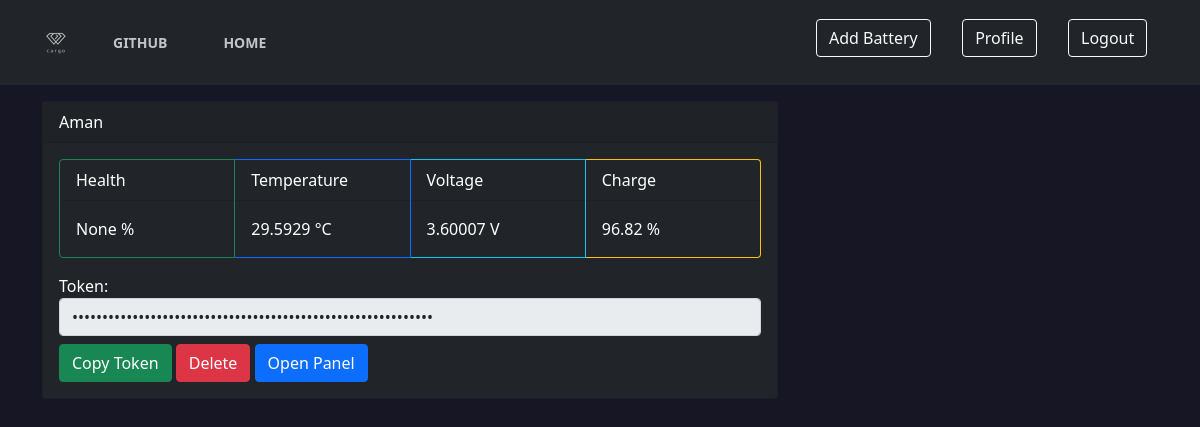
The page /home (signed in) on the database as committed earlier.
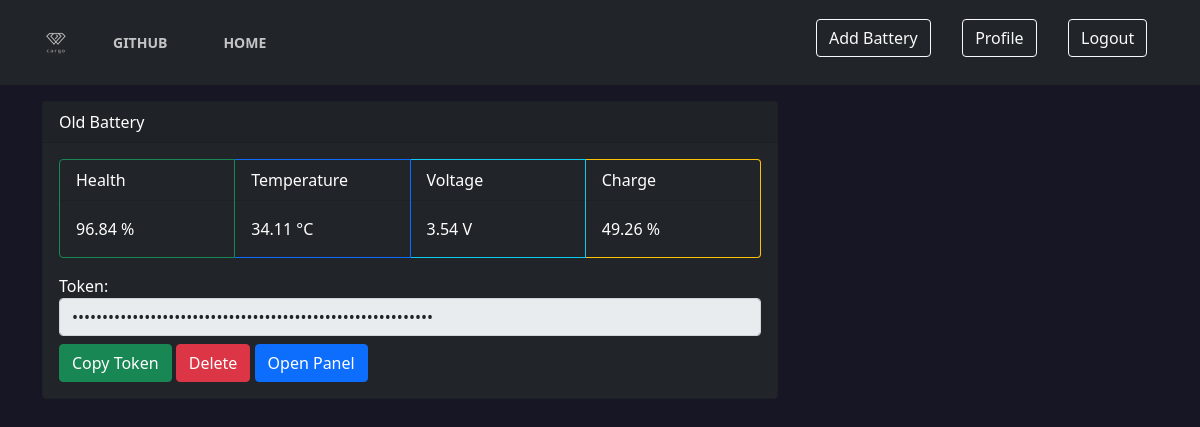
The same page on the database as committed later.
### bms/models.py (models this page shows, shortened)
class Battery(db.Model):
    id = db.Column(db.Integer, primary_key=True)
    name = db.Column(db.String(100), nullable=False)
    token = db.Column(db.String(30), unique=True, nullable=False, default=token_hex(30))
    last_health = db.Column(db.Float, nullable=True)
    last_temp = db.Column(db.Float, nullable=False, default=30)
    last_soc = db.Column(db.Float, nullable=True)
    last_voltage = db.Column(db.Float, nullable=True)
    last_time = db.Column(db.Float, nullable=True)
    user_id = db.Column(db.Integer, db.ForeignKey('user.id'), nullable=False)

### bms/routes.py (the view)
@application.route('/home', methods=['GET'])
def home():
    username = request.cookies.get('email')
    if username:
        user = User.query.filter_by(email=username).first()
        batts = Battery.query.filter_by(user_id=user.id).all()
        return render_template('home_page.html', username=username, batts=batts, title='Home')
    return redirect(url_for('login', next=request.endpoint))

### bms/templates/home_page.html (shortened to what this page needs)
{% extends "layout.html" %}
{% block content %}
{% if batts %}
    <div role="main" class="container">
        <div class="row">
        <div class="col-lg-8">
        <div>
{% for batt in batts %}
    <div class="card bg-dark text-white mb-4">
        <div class="card-header">
            {{batt.name}}
        </div>
        <div class="card-body ml-2 mr-2">
            <div class="row justify-content-center bg-transparent ">
                {% if batt.last_voltage %}
                <div class="card-group mb-3">
                  <div class="card border-success bg-transparent" style="width: 140px;">
                       <div class="card-header bg-transparent text-white">Health</div>
                       <div class="card-body text-white">{{batt.last_health}} %</div>
                  </div>
                  <div class="card border-primary bg-transparent" style="width: 140px;">
                      <div class="card-header bg-transparent text-white">Temperature</div>
                      <div class="card-body text-white">{{batt.last_temp}} °C</div>
                  </div>
                  <div class="card border-info bg-transparent" style="width: 140px;">
                      <div class="card-header bg-transparent text-white">Voltage</div>
                      <div class="card-body text-white">{{batt.last_voltage}} V</div>
                  </div>
                  <div class="card border-warning bg-transparent" style="width: 140px;">
                      <div class="card-header bg-transparent text-white">Charge</div>
                      <div class="card-body text-white">{{batt.last_soc}} %</div>
                  </div>
                </div>
                {% else %}
                  <div class="mb-3 text-white">Use this token in your Battery Management System to connect to our monitoring system.</div>
                {% endif %}
            </div>
            <div class="row d-inline">
                <h6 class="text-white d-inline">Token: </h6>
                <input type="password" class="form-control d-inline" id="{{batt.id}}" value="{{batt.token}}" readonly>
            </div>
                <div class="mt-2">
                        <div class="btn btn-success" onclick="myFunction({{batt.id}})">Copy Token</div>
                        <a class="btn btn-danger" href="/confirmdelete/{{batt.token}}">Delete</a>
                        {% if batt.last_voltage %}
                        <a class="btn btn-primary" href="/home/panel/{{batt.token}}">Open Panel</a>
                        {% endif %}
                </div>
            </div>
        </div>
    </div>
{% endfor %}
        </div>
        </div>
        </div>
    {% endif %}
{% endblock %}

### bms/templates/layout.html (shortened to what this page needs)
<!DOCTYPE html>
<html lang="en">
<head>
  <link rel="stylesheet" href="https://maxcdn.bootstrapcdn.com/font-awesome/4.5.0/css/font-awesome.min.css" />
  <link href="https://cdn.jsdelivr.net/npm/bootstrap@5.0.0-beta1/dist/css/bootstrap.min.css" rel="stylesheet"
 />
  <link rel="stylesheet" href="https://use.fontawesome.com/releases/v5.6.3/css/all.css"
>
  <link rel="stylesheet" href="{{url_for('static', filename='style.css')}}" />
</head>
<body>
  <nav id="Navbar" class="navbar navbar-expand-lg navbar-dark bg-dark mb-3 sticky-top">
    <div class="container">
      <a class="navbar-brand mr-4" href="{{url_for('index')}}">
              <img src="{{url_for('static', filename='images/favicon.png')}}"/>
          </a>
      <div class="collapse navbar-collapse" id="navbarSupportedContent">
        <ul class="navbar-nav me-auto mb-2 mb-lg-0">
          <li class="nav-item">
            <a class="nav-link text-light nav-link-ltr" aria-current="page" href="https://github.com/ayushvarshn/MajorProject" target="_blank">Github</a>
          </li>
          {% if username %}
          <li class="nav-item">
            <a class="nav-link text-light nav-link-ltr" aria-current="page" href="{{url_for('home')}}">Home</a>
          </li>
          {% endif %}
        </ul>
        {% if username %}
        <div style="margin: 1%" class="theme-switch-wrapper">
          <a class="btn btn-outline-light" href="{{url_for('add')}}">Add Battery</a>
        </div>
        <div style="margin: 1%" class="theme-switch-wrapper">
          <a class="btn btn-outline-light" href="{{url_for('account')}}">Profile</a>
        </div>
        <div style="margin: 1%" class="theme-switch-wrapper">
          <a class="btn btn-outline-light" href="{{url_for('logout')}}">Logout</a>
        </div>
        {% endif %}
      </div>
    </div>
  </nav>
  {% block content %}
  {% endblock %}
</body>
</html>

### bms/static/style.css (style rules this page uses)
:root { --primary-color: #9A97F3; --secondary-color: #818cab; --font-color: #e1e1ff; --bg-color: #161625; --heading-color: #818cab; --color-scheme: light dark; }
body { background-color: var(--bg-color); color: var(--font-color); }
a { color: var(--primary-color); }
* { margin: 0; padding: 0; box-sizing: border-box; }
.theme-switch-wrapper { display: flex; align-items: center; padding-left: 10px; padding-bottom: 10px; }
body img { filter: brightness(.8) contrast(1.2); }
.card-body { color: black; }
.navbar { z-index: 1; }
.nav-link { font-weight: bold; font-size: 14px; text-transform: uppercase; text-decoration: none; color: white; padding: 20px 0px; margin: 0px 20px; display: inline-block; position: relative; opacity: 0.75; }
.nav-link::before { transition: 300ms; height: 5px; content: ""; position: absolute; background-color: white; }
.nav-link-ltr::before { width: 0%; bottom: 10px; }

Rows that differ between the two databases and show on the page:
removed Battery: name "Aman", last_health "None", last_temp "29.5929", last_voltage "3.60007", last_soc "96.82"
added Battery: name "Old Battery", last_health "96.84", last_temp "34.11", last_voltage "3.54", last_soc "49.26"
